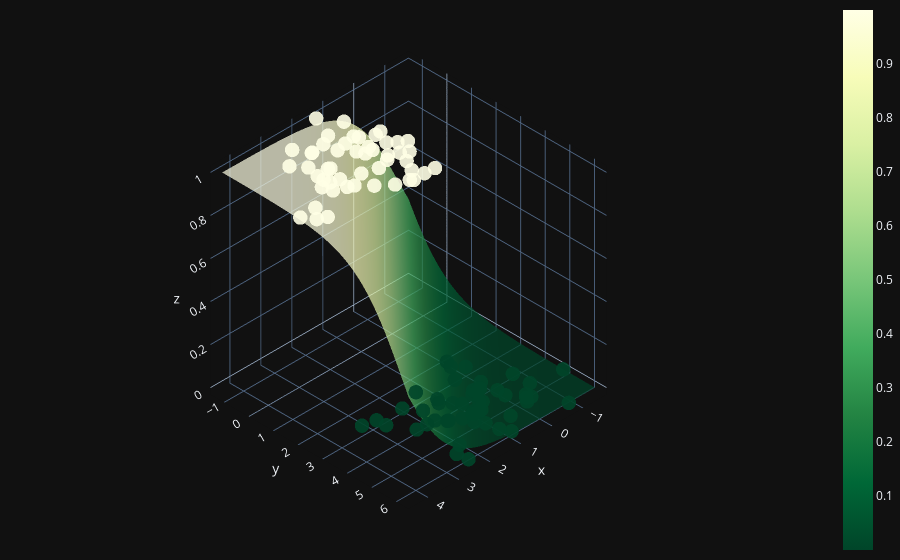

Notebook code for this chart:
### Code cell
import plotly.graph_objects as go

fig = go.Figure(data=[go.Scatter3d( 
    x=X[:, 0].flatten(),
    y=X[:, 1].flatten(),
    z=y.flatten(),
    mode='markers',
    marker=dict(
        size=5,
        color=y.flatten(),                
        colorscale='YlGn',  
        opacity=0.8,
        reversescale=True
    )
)])

fig.update_layout(template= "plotly_dark", margin=dict(l=0, r=0, b=0, t=0))
fig.layout.scene.camera.projection.type = "orthographic"
#fig.show()

# fonction Z de forme sigmoïde
X0 = np.linspace(X[:, 0].min(), X[:, 0].max(), 100)
X1 = np.linspace(X[:, 1].min(), X[:, 1].max(), 100)
xx0, xx1 = np.meshgrid(X0, X1)
Z = Wfinal[0] * xx0 + Wfinal[1] * xx1 + bfinal
A = 1 / (1 + np.exp(-Z))

fig = (go.Figure(data=[go.Surface(z=A, x=xx0, y=xx1, colorscale='YlGn', opacity = 0.7, reversescale=True)]))

fig.add_scatter3d(x=X[:, 0].flatten(), y=X[:, 1].flatten(), z=y.flatten(), mode='markers', marker=dict(size=5, color=y.flatten(), colorscale='YlGn', opacity = 0.9, reversescale=True))


fig.update_layout(template= "plotly_dark", margin=dict(l=0, r=0, b=0, t=0))
fig.layout.scene.camera.projection.type = "orthographic"
fig.show()

### Figure 1 — Plotly figure (JSON) as saved in the notebook; plotly's stock layout.template omitted (floating-point values rounded to 4 significant figures; data arrays with more than 128 entries replaced by an {"elided": "..."} marker saying what was removed)
{"data": [{"colorscale": [[0, "rgb(255,255,229)"], [0.125, "rgb(247,252,185)"], [0.25, "rgb(217,240,163)"], [0.375, "rgb(173,221,142)"], [0.5, "rgb(120,198,121)"], [0.625, "rgb(65,171,93)"], [0.75, "rgb(35,132,67)"], [0.875, "rgb(0,104,55)"], [1, "rgb(0,69,41)"]], "opacity": 0.7, "reversescale": true, "type": "surface", "x": {"elided": "100x100 float values"}, "y": {"elided": "100x100 float values"}, "z": {"elided": "100x100 float values"}}, {"marker": {"color": [1, 1, 0, 0, 1, 0, 0, 1, 0, 1, 0, 1, 0, 0, 1, 1, 1, 0, 1, 1, 0, 0, 1, 0, 1, 0, 1, 0, 0, 1, 1, 0, 1, 1, 1, 0, 1, 1, 0, 1, 0, 0, 0, 0, 1, 1, 1, 1, 0, 0, 1, 1, 0, 0, 0, 0, 0, 1, 1, 1, 1, 0, 0, 1, 0, 1, 0, 0, 1, 0, 0, 1, 1, 0, 0, 0, 1, 1, 0, 0, 1, 0, 0, 0, 0, 0, 1, 0, 1, 1, 1, 1, 1, 1, 0, 0, 1, 1, 0, 1], "colorscale": [[0, "rgb(255,255,229)"], [0.125, "rgb(247,252,185)"], [0.25, "rgb(217,240,163)"], [0.375, "rgb(173,221,142)"], [0.5, "rgb(120,198,121)"], [0.625, "rgb(65,171,93)"], [0.75, "rgb(35,132,67)"], [0.875, "rgb(0,104,55)"], [1, "rgb(0,69,41)"]], "opacity": 0.9, "reversescale": true, "size": 5}, "mode": "markers", "type": "scatter3d", "x": [4.219, 0.9078, -0.2765, 0.08848, 3.243, 1.442, 1.022, 3.978, 0.5889, 1.252, 0.6284, 1.686, 1.185, 0.06897, 1.787, 4.438, 3.182, 0.3038, 0.7394, 1.285, 1.131, 0.6647, 1.316, -0.1889, 2.579, 0.8731, 1.311, 0.9868, 1.42, 2.354, 2.432, 1.043, 0.9509, 2.451, 1.62, 2.155, 1.381, 1.987, 2.116, 0.564, -0.07228, 2.509, -0.73, 1.379, 0.8821, 2.222, 2.016, 1.701, -0.6539, 0.5731, 1.957, 0.7624, 2.465, 1.333, 3.246, 1.103, 2.859, 1.6, 2.976, 2.68, 1.419, 1.926, -0.09448, 2.728, 1.12, 1.557, 0.1055, 2.844, 3.155, 1.841, 1.289, 1.642, 3.923, 1.705, 0.1631, 0.3419, 1.021, 2.669, 0.4666, 0.9481, 1.194, 1.154, -0.2942, 1.737, 0.4655, 0.0808, 3.003, 2.207, 1.361, 2.632, 2.827, 2.912, 1.142, 1.055, 2.47, -1.577, 1.412, 3.005, -0.6376, 0.8298], "y": [2.234, 0.4598, 5.081, 2.323, 1.215, 2.768, 4.117, 2.378, 4.001, 0.2081, 4.46, 0.6583, 5.28, 4.356, 1.7, 1.842, -0.1823, 3.944, 0.4361, 1.437, 4.682, 4.36, 2.441, 5.205, 0.7261, 4.714, 0.07123, 6.09, 4.637, 2.224, -0.2017, 4.606, 0.9498, -0.1954, 2.747, 4.124, 0.9295, 2.611, 3.069, 1.337, 2.884, 5.773, 6.255, 3.619, 2.841, 1.533, -0.2704, -0.4773, 4.767, 5.526, 0.2342, 1.165, 6.2, 5.01, 2.849, 4.706, 2.956, 0.9151, 1.216, -0.7044, 1.574, 4.152, 5.358, 1.305, 5.758, 2.827, 3.725, 3.327, 1.553, 3.562, 3.45, 0.1502, 1.804, 4.433, 2.578, 3.941, 1.579, 1.82, 3.866, 4.732, 2.808, 3.902, 5.273, 4.425, 3.123, 4.691, 0.7427, 5.506, 0.748, 0.6894, 1.721, 0.2466, 2.015, -0.6471, 4.099, 4.957, -1.326, 0.9852, 4.091, 1.742], "z": [1, 1, 0, 0, 1, 0, 0, 1, 0, 1, 0, 1, 0, 0, 1, 1, 1, 0, 1, 1, 0, 0, 1, 0, 1, 0, 1, 0, 0, 1, 1, 0, 1, 1, 1, 0, 1, 1, 0, 1, 0, 0, 0, 0, 1, 1, 1, 1, 0, 0, 1, 1, 0, 0, 0, 0, 0, 1, 1, 1, 1, 0, 0, 1, 0, 1, 0, 0, 1, 0, 0, 1, 1, 0, 0, 0, 1, 1, 0, 0, 1, 0, 0, 0, 0, 0, 1, 0, 1, 1, 1, 1, 1, 1, 0, 0, 1, 1, 0, 1]}], "layout": {"margin": {"b": 0, "l": 0, "r": 0, "t": 0}, "scene": {"camera": {"projection": {"type": "orthographic"}}}}}
